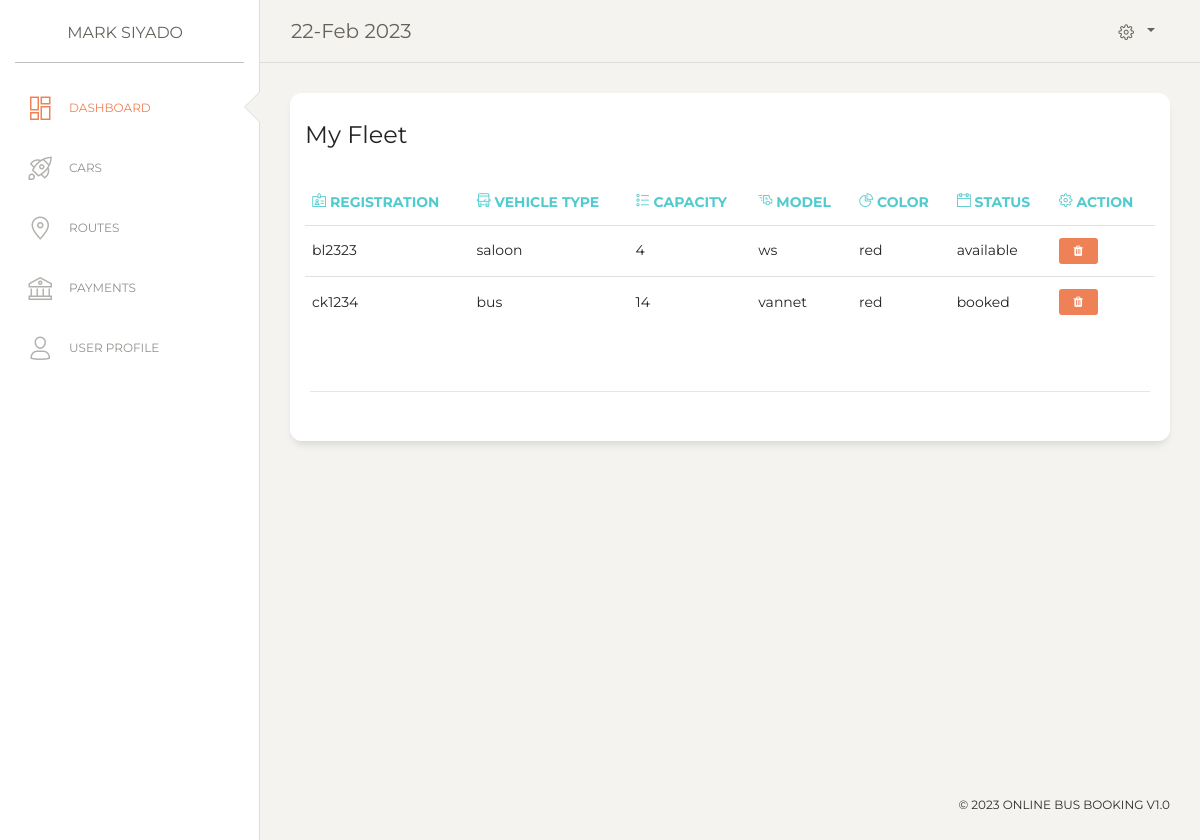
/allcars.php (signed in), run on the app's committed database.
### tables this page shows
CREATE TABLE `users` (
  `id` int(100) NOT NULL,
  `fname` varchar(100) NOT NULL,
  `lname` varchar(100) NOT NULL,
  `email` varchar(100) NOT NULL,
  `type` varchar(100) NOT NULL,
  `location` varchar(100) NOT NULL,
  `programe` varchar(100) NOT NULL,
  `phone` varchar(100) NOT NULL,
  `regdate` varchar(100) NOT NULL
);

CREATE TABLE `vehicle` (
  `vehicle_id` varchar(100) NOT NULL,
  `type` varchar(100) NOT NULL,
  `seats` varchar(100) NOT NULL,
  `status` varchar(100) NOT NULL,
  `model` varchar(100) NOT NULL,
  `color` varchar(100) NOT NULL,
  `available_seats` varchar(100) NOT NULL
);

### allcars.php (the view, shortened to what this page needs)
<?php
include('functions.php');
?>
<!DOCTYPE html>
<html lang="en">
<?php
  include('header.php');
 ?>
<body class="">
  <div class="wrapper ">
<?php include('sidebar.php')?>
    <div class="main-panel">
   <?php include('nav.php');?>
      <div class="content">
        <div class="row">
          <div class="col-md-12">
            <div class="card ">
              <div class="card-header ">
                <h4 class="card-title">My Fleet</h4>
              </div>
              <div class="card-body">
                <div class="table-responsive">
                  <table class="table">
                    <thead class=" text-primary">
                      <th><i class="nc-icon nc-badge"> </i> Registration</th>
                      <th><i class="nc-icon nc-bus-front-12"> </i> Vehicle Type</th>
                      <th><i class="nc-icon nc-bullet-list-67"> </i> Capacity</th>
                      <th><i class="nc-icon nc-delivery-fast"> </i> Model</th>
                      <th><i class="nc-icon nc-chart-pie-36"> </i> Color</th>
                      <th><i class="nc-icon nc-calendar-60"> </i> Status</th>
                      <th> <i class="nc-icon nc-settings-gear-65"> </i> Action </th>
                    </thead>
                    <tbody>
                      <?php
                      $sql1="select * from vehicle ";
                      $runsql1=$conn->query($sql1);
                      if($row=$runsql1->num_rows > 0){
                        while($details=$runsql1->fetch_assoc()){
                            $vid=$details['vehicle_id'];
                        echo '
                      <tr>
                        <td>'.$details['vehicle_id'].'</td>
                        <td>'.$details['type'].'</td>
                        <td>'.$details['seats'].'</td>
                        <td>'.$details['model'].'</td>
                        <td>'.$details['color'].'</td>
                        <td>'.$details['status'].'</td>
               <td>
              <a href="functions.php?vid='.$vid.'"><button class="btn btn-danger btn-sm"><i class="fa fa-trash"></i></button</a></td>
                      </tr>
                        ';
                        }
                      }else{
                        echo '<div class="alert alert-success">no vehicle</div>';                      }
                      ?>
                    </tbody>
                  </table>
                </div>
              </div>
              <div class="card-footer ">
                <hr>
                <div class="stats">
                </div>
              </div>
            </div>
          </div>
        </div>
      </div>
</body>
</html>

### sidebar.php (shortened to what this page needs)
<div class="sidebar" data-color="white" data-active-color="danger">
  <div class="logo">
    <a href="" class="simple-text logo-mini">
    </a>
    <a href="" class="simple-text logo-normal">
     <?php
     if(isset($_SESSION['user'])){
        $userid=$_SESSION['user'];
        $sql="select * from users where id ='$userid'";
        $run=$conn->query($sql);
        $details=$run->fetch_assoc();
        echo $details['fname'].' '.$details['lname'];
       }
    ?>
    </a>
  </div>
  <div class="sidebar-wrapper">
    <ul class="nav">
      <li class="active ">
        <a href="dashboard.php">
          <i class="nc-icon nc-layout-11"></i>
          <p>Dashboard</p>
        </a>
      </li>
      <li>
        <a href="cars.php">
          <i class="nc-icon nc-spaceship"></i>
          <p>Cars</p>
        </a>
      </li>
      <li>
        <a href="route.php">
          <i class="nc-icon nc-pin-3"></i>
          <p>Routes</p>
        </a>
      </li>
      <li>
        <a href="payments.php">
          <i class="nc-icon nc-bank"></i>
          <p>Payments</p>
        </a>
      </li>
      <li>
        <a href="update_profile.php">
          <i class="nc-icon nc-single-02"></i>
          <p>User Profile</p>
        </a>
      </li>
    </ul>
  </div>
</div>

### data on the page
users: fname "MARK", lname "SIYADO"
vehicle: vehicle_id "bl2323", type "saloon", seats "4", model "ws", color "red", status "available"
vehicle: vehicle_id "ck1234", type "bus", seats "14", model "vannet", color "red", status "booked"
